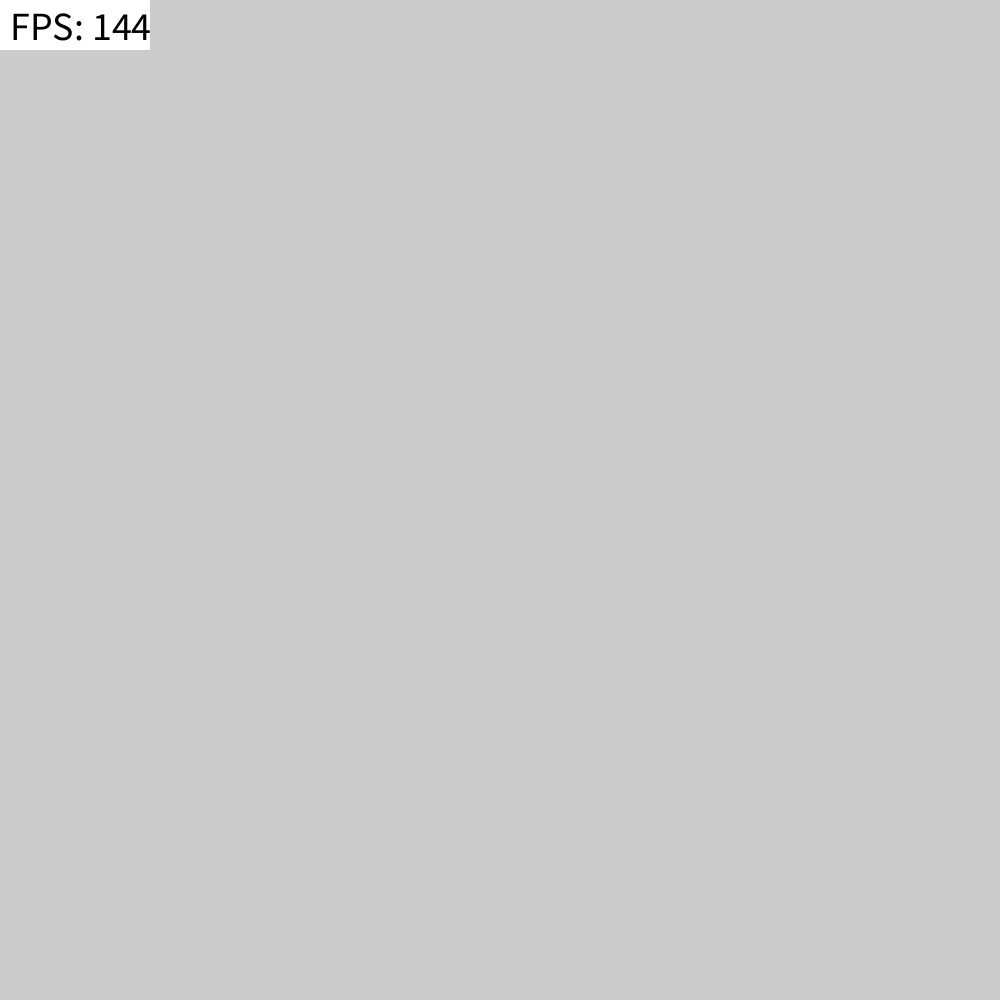
Frame 1 (no input)
Frame 60 (the mouse pressed at the canvas centre just before this capture): identical to frame 1, image omitted
Frame 120 (the mouse held since frame 60 and released just before this capture): identical to frame 1, image omitted

The Processing sketch that drew this single still picture (run headless with seeded random() and noise(); from frame 60 on, the mouse is pressed at the canvas centre):

// Processing sketch: gameOfLife
// ── gameOfLife.pde
//language == processing

boolean[][] tiles = new boolean[100][100];

int fixedFrameRate = 144;

int rate = fixedFrameRate;
int rateC = 0;

void settings() {
    size(tiles.length*10, tiles[0].length*10);
}

void setup() {
    frameRate(fixedFrameRate);

    textSize(40);
    textAlign(LEFT); 

    for(int i = 0; i < tiles.length; i++) {
        for(int j= 0; j < tiles[0].length; j++) {
            tiles[i][j] = random(1) < 0.5;
        }
    }   
}

void mouseWheel(MouseEvent event) {
  int e = (int) event.getCount();
  rate = Math.min(fixedFrameRate, Math.max(1, rate + e));
}

void draw() {
    if(rateC >= fixedFrameRate) {
        drawTiles();
        iterateTiles();
        rateC = rate;
    }
    rateC++;
    fill(255);
    noStroke();
    rect(0, 0, 150, 50);
    fill(0);
    text("FPS: " + rate, 10, 40);
}

void drawTiles() {
    background(255);
    fill(0);
    for(int i = 0; i < tiles.length; i++) {
        for(int j = 0; j < tiles[0].length; j++) {
            if(tiles[i][j]) {
                rect(i*10, j*10, 10, 10);
            }
        }
    }
}

void iterateTiles() {
    boolean[][] nTiles = new boolean[tiles.length][tiles[0].length];
    for(int i = 0; i < tiles.length; i++) {
        for(int j = 0; j < tiles[0].length; j++) {
            int n = countNeighbors(i, j);
            if(n < 2 || n > 3) {
                nTiles[i][j] = false;
            } else if (n == 3) {
                nTiles[i][j] = true;
            } else {
                nTiles[i][j] = tiles[i][j];
            }
        }

    }
    tiles = nTiles;
}

int countNeighbors(int x, int y) {
    int n = 0;
    for(int i = x-1; i <= x+1; i++) {
        for(int j = y-1; j <= y+1; j++) {
            if(!(i == x && j == y) && i >= 0 && i < tiles.length && j >= 0 && j < tiles[0].length) {
                if(tiles[i][j]) {
                    n++;
                }
            }
        }
    }
    return n;
}
